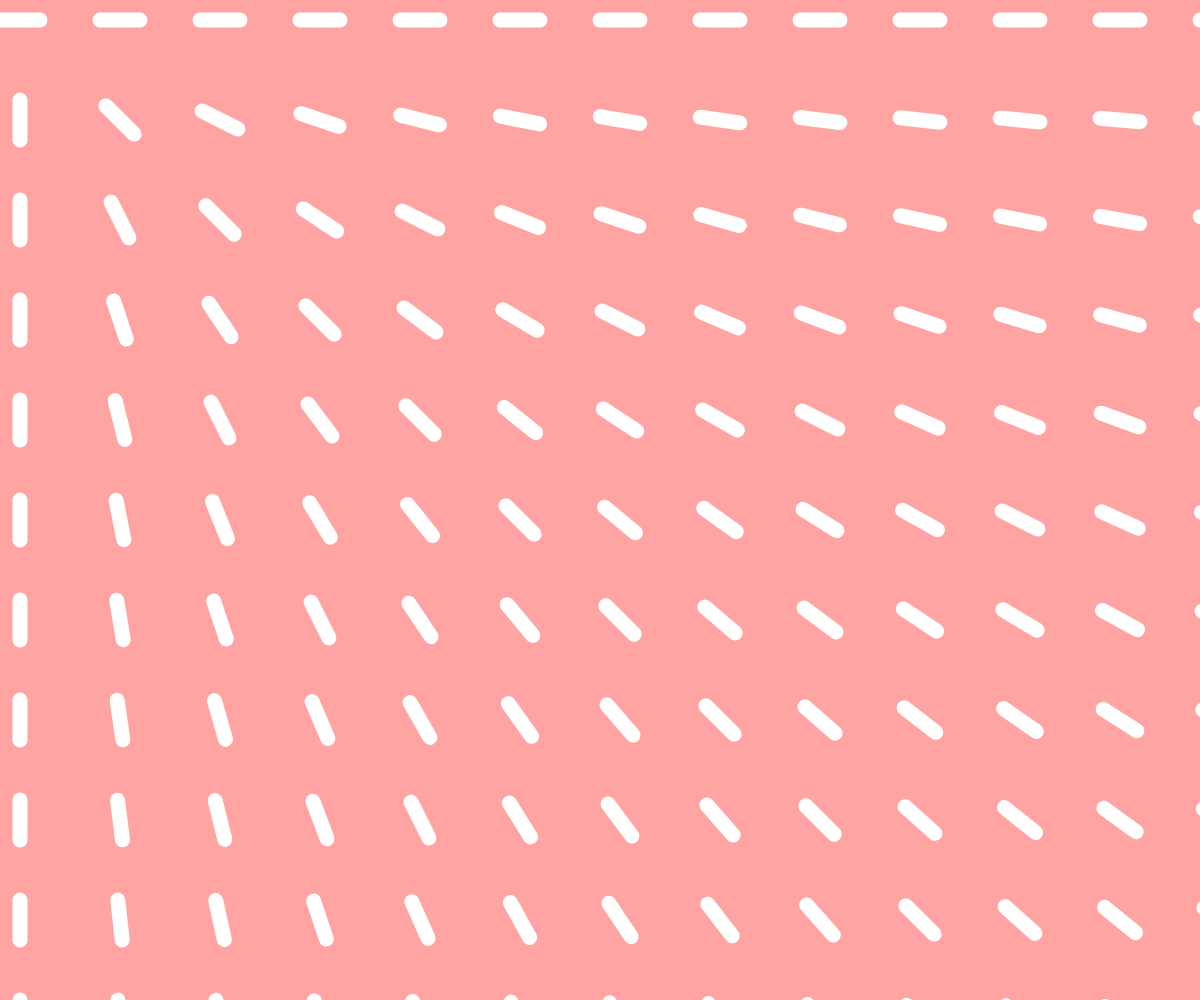
Frame 1 (no input)
Frame 60 (no input): identical to frame 1, image omitted
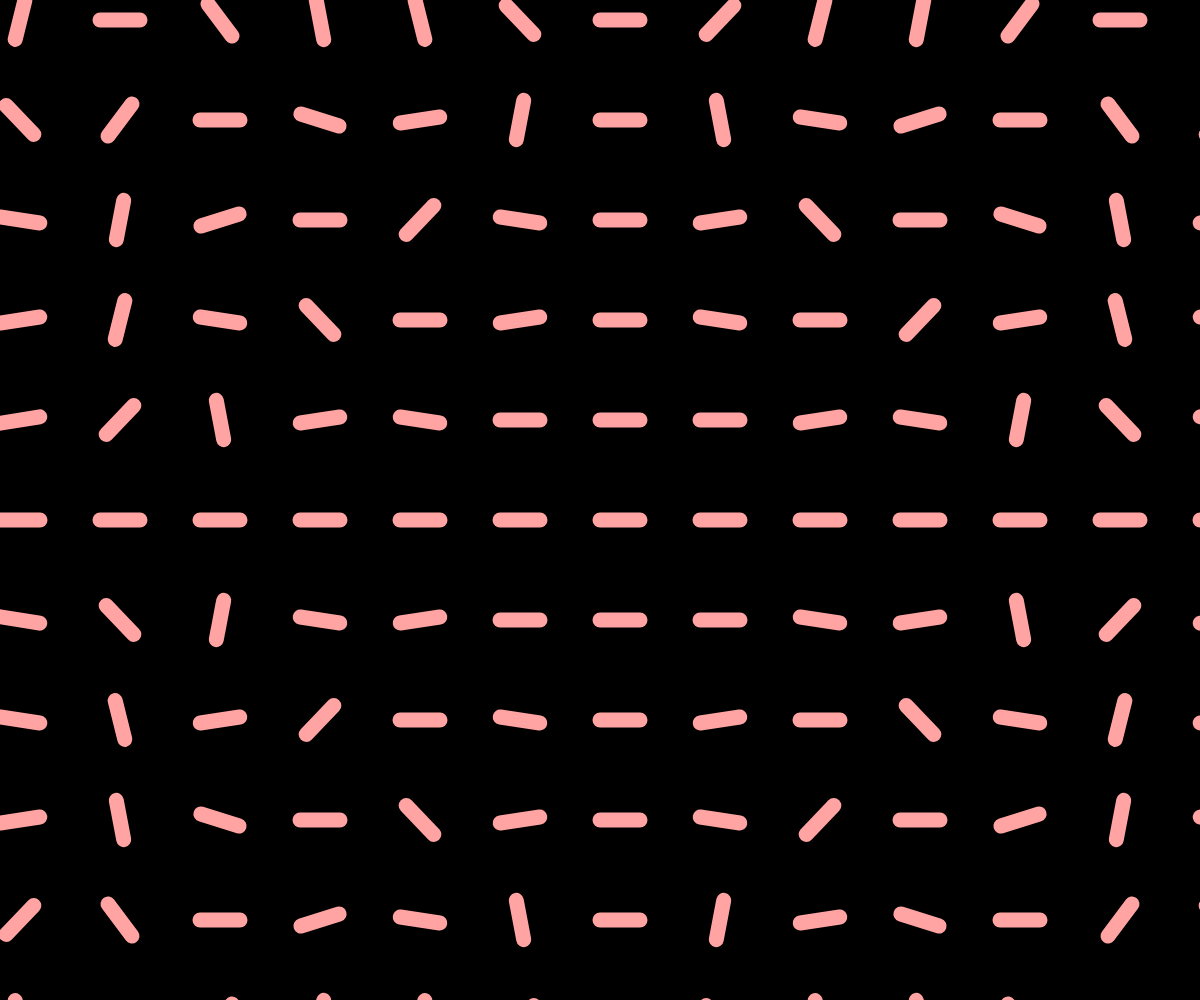
Frame 120 (the mouse pressed at the canvas centre since frame 60)

The p5.js sketch that drew these frames (run headless with seeded random() and noise() and a simulated clock; from frame 60 on, the mouse is pressed at the canvas centre):

// p5.js sketch
// ── sketch.js

// http://purin.co/Experiments-with-P5-js
var u;
var l;
var a;
var mods = [];
var x;
var y;
var count;

function setup() {
  createCanvas(windowWidth, windowHeight);
  //u = int(width/15);
  u = 100;
  l = 20;
  var highCount = height/80;
  var wideCount = width/80;
  count = int(highCount * wideCount);

  var index = 0;
  for (var xc = 0; xc < wideCount; xc++) {
    for (var yc = 0; yc < highCount; yc++) {
      mods[index++] = new Module(int(xc)*u,int(yc)*u);
    }
   }
}

function draw() {



  if (mouseIsPressed) {
    background(0);
    stroke(255,163,163);
  } else {
    background(255,163,163);
    stroke(255);
  }

  strokeWeight(15);

  translate(20, 20);

  for (var i = 0; i <= count; i++) {
    mods[i].update();
    mods[i].draw2();
  }

}

function Module(_x, _y) {
  this.x = _x;
  this.y = _y;
  this.a = 0;


}

Module.prototype.update = function() {
  if (mouseIsPressed) {
    this.a = -20 * (atan2(mouseY-this.y, mouseX-this.x));
  } else {
    this.a = atan2(mouseY-this.y, mouseX-this.x);
  }
}

Module.prototype.draw2 = function() {
  push();
  translate(this.x, this.y);
  rotate(this.a);
  line(-l,0,l,0);
  pop();
}

function windowResized() {
  resizeCanvas(windowWidth, windowHeight);
}
